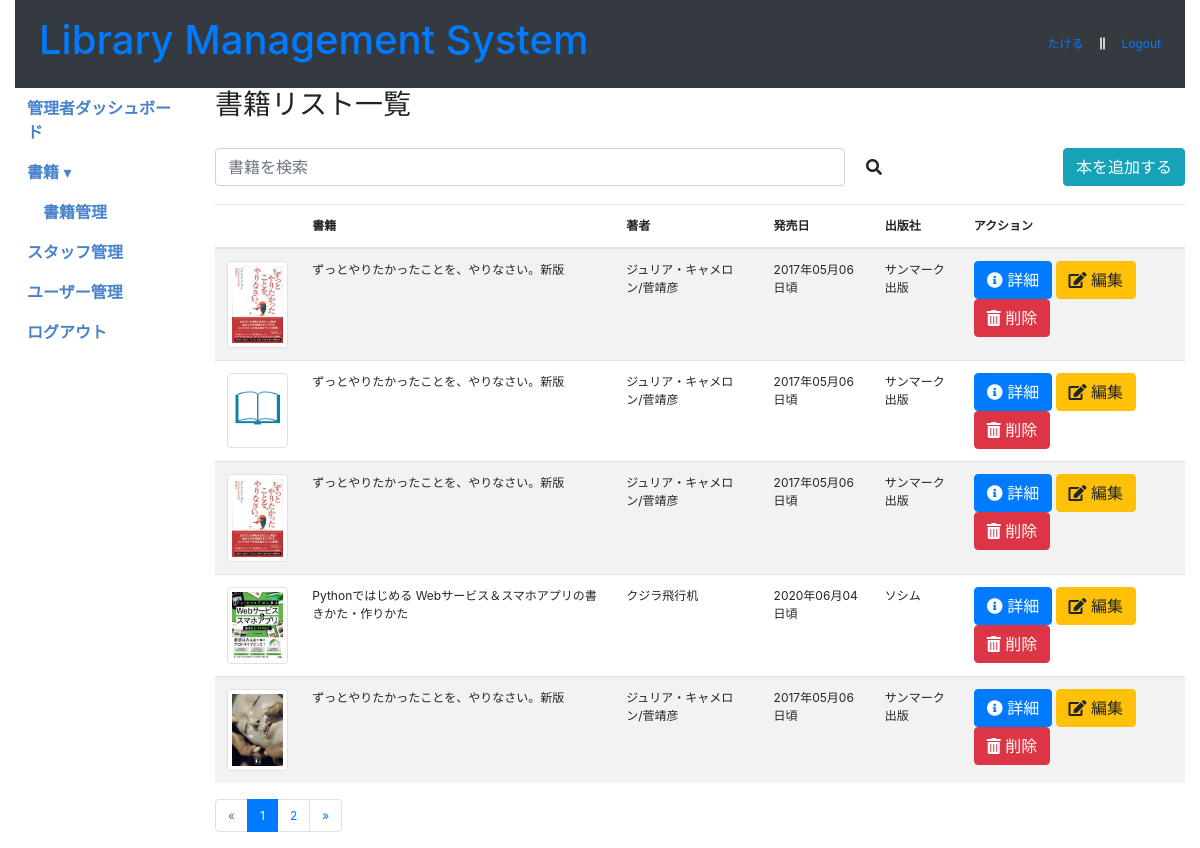
/books (signed in), run on the app's committed database.
### models.py (models this page shows)
class Admin(db.Model,UserMixin):
    __tablename__ = 'admin'
    id = Column(Integer, primary_key=True, autoincrement=True)
    username = Column(String, nullable=True)
    email = Column(String, nullable=True)
    password = Column(String, nullable=False)

class Book(db.Model):
    __tablename__ = 'book'
    bookid = Column(Integer, primary_key=True, autoincrement=True)
    picture = Column(String, nullable=True)
    name = Column(Text , nullable=True)
    detail = Column(Text, nullable=True)
    author = Column(Text)
    release_date = Column(Text)
    publisher = Column(Text)
    genre = Column(Text)
    status = Column(Text,nullable=True,default='lending')
    added_on = Column(DateTime, default=datetime.utcnow, nullable=True)
    updated_on = Column(DateTime, default=datetime.utcnow, nullable=True)
    borrow_books = relationship("BorrowBook", back_populates="book", cascade="all, delete, delete-orphan")
    history_books = relationship('BorrowHistory',back_populates='book', cascade="all, delete, delete-orphan")

### app.py (the view)
@app.route("/books", methods=['GET', 'POST'])
@admin_required
def books():
    page, per_page, offset = get_page_args(page_parameter='page', per_page_parameter='per_page', per_page=5)
    total = Book.query.count()
    books = Book.query.order_by(Book.bookid.desc()).offset(offset).limit(per_page).all()
    pagination = Pagination(page=page, per_page=per_page, total=total, css_framework='bootstrap4')
    return render_template("books.html", books=books, pagination=pagination)

### app.py (called while the page is built)
@login_manager.user_loader
def load_user(id):
    if 'user_type' in session:
        if session['user_type'] == 'admin':
            return Admin.query.get(int(id))
    return User.query.get(int(id))

def admin_required(f):
    @wraps(f)
    @login_required
    def decorated_function(*args, **kwargs):
        if 'user_type' not in session or session['user_type'] != 'admin':
            flash('このページはスタッフのみアクセス可能です。', 'danger')
            return redirect(url_for('admin_login'))
        return f(*args, **kwargs)
    return decorated_function

### templates/books.html
{% include 'header.html' %}
<body>
    <div class="container-fluid" id="main">
        {% include 'admin_top_menus.html' %}
        <div class="row row-offcanvas row-offcanvas-left">
            {% include 'admin_left_menus.html' %}
            <div class="col-md-9 col-lg-10 main">
                <h3>書籍リスト一覧</h3>
                <br>
                <div class="d-flex justify-content-end">
                    <div class="flex-grow-1 mr-2">
                        <form action="{{ url_for('search_books') }}" class="form-inline">
                            <input type="text" name="q" class="form-control w-75 mr-sm-2" placeholder="書籍を検索">
                            <button type="submit" class="btn btn-default">
                                <i class="fas fa-search"></i>
                            </button>
                        </form>
                    </div>
                    <div>
                        <a class="btn btn-info" href="{{ url_for('book_add') }}"><span class="glyphicon glyphicon-plus">本を追加する</span></a>
                    </div>
                </div>
                <br>
                <table class="table table-striped">
                    <thead>
                        <tr>
                            <th></th>
                            <th>書籍</th>
                            <th>著者</th>
                            <th>発売日</th>
                            <th>出版社</th>
                            <th>アクション</th>
                        </tr>
                    </thead>
                    <tbody>
                        {% for book in books %}
                            <tr>
                                <td>
                                    {% if book.picture %}
                                        <img src="{{ url_for('static', filename='uploads/' + book.picture) }}" alt="Current book picture" class="img-thumbnail" width="80" height="90">
                                        {% else %}
                                        <img src="{{ url_for('static', filename='uploads/default.jpg') }}" alt="Current book picture" class="img-thumbnail" width="80" height="90">
                                        {% endif %}
                                </td>
                                <td>{{book.name}}</td>
                                <td>{{book.author}}</td>
                                <td>{{book.release_date}}</td>
                                <td>{{book.publisher}}</td>
                                <td>
                                    <a href="{{ url_for('book_detail', bookid=book.bookid) }}" class="btn btn-primary">
                                        <i class="fas fa-info-circle"></i> 詳細
                                    </a>
                                    <a href="{{ url_for('book_update', bookid=book.bookid) }}" class="btn btn-warning">
                                        <i class="fas fa-edit"></i> 編集
                                    </a>
                                    <a href="{{ url_for('book_delete', bookid=book.bookid) }}" class="btn btn-danger" onclick="return confirm('本当に削除しますか？');">
                                        <i class="fas fa-trash-alt"></i> 削除
                                    </a>
                                </td>
                            </tr>
                        {% endfor %}
                    </tbody>
                </table>
                {{ pagination.links }}
            </div>
        </div>
    </div>
</body>
</html>

### templates/admin_top_menus.html
<nav class="navbar navbar-expand-sm bg-dark">
    <div class="navbar-collapse collapse" id="collapsingNavbar">
      <ul class="navbar-nav">
        <li class="nav-item active">
          <h1><a class="nav-link" href="#">Library Management System <span class="sr-only">LMS</span></a></h1>
        </li>
      </ul>
  <ul class="navbar-nav ml-auto">
    {% if current_user.is_authenticated %}
      <li class="nav-item">
        <a class="nav-link" href="#">{{ current_user.username }}</a>
      </li>
      <li class="nav-item">
        <span class="nav-link"><i class="fas fa-grip-lines-vertical" style="color: white;"></i></span>
      </li>
      <li class="nav-item">
        <a class="nav-link" href="{{ url_for('logout') }}">Logout</a>
      </li>
    {% else %}
      <li class="nav-item">
        <a class="nav-link" href="{{ url_for('login') }}">Login</a>
      </li>
    {% endif %}
  </ul>
</nav>

### static/style/dashboard.css (style rules this page uses)
body { font-size:12px; }

### templates/admin_left_menus.html (style rules this page uses)
.nav-link { display:block; padding: 8px; }

### data on the page
Admin: username "たける"
Book: picture (picture), name "ずっとやりたかったことを、やりなさい。新版", author "ジュリア・キャメロン/菅靖彦", release_date "2017年05月06日頃", publisher "サンマーク出版"
Book: picture (placeholder picture), name "ずっとやりたかったことを、やりなさい。新版", author "ジュリア・キャメロン/菅靖彦", release_date "2017年05月06日頃", publisher "サンマーク出版"
Book: picture (picture), name "ずっとやりたかったことを、やりなさい。新版", author "ジュリア・キャメロン/菅靖彦", release_date "2017年05月06日頃", publisher "サンマーク出版"
Book: picture (picture), name "Pythonではじめる Webサービス＆スマホアプリの書きかた・作りかた", author "クジラ飛行机", release_date "2020年06月04日頃", publisher "ソシム"
Book: picture (picture), name "ずっとやりたかったことを、やりなさい。新版", author "ジュリア・キャメロン/菅靖彦", release_date "2017年05月06日頃", publisher "サンマーク出版"

### other printed values
{{ pagination.links }} "« 1 2 »"
